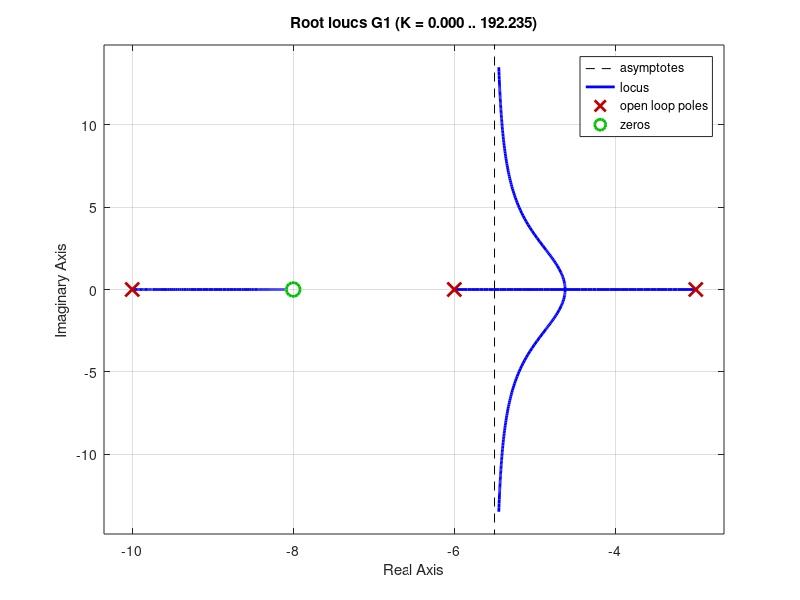
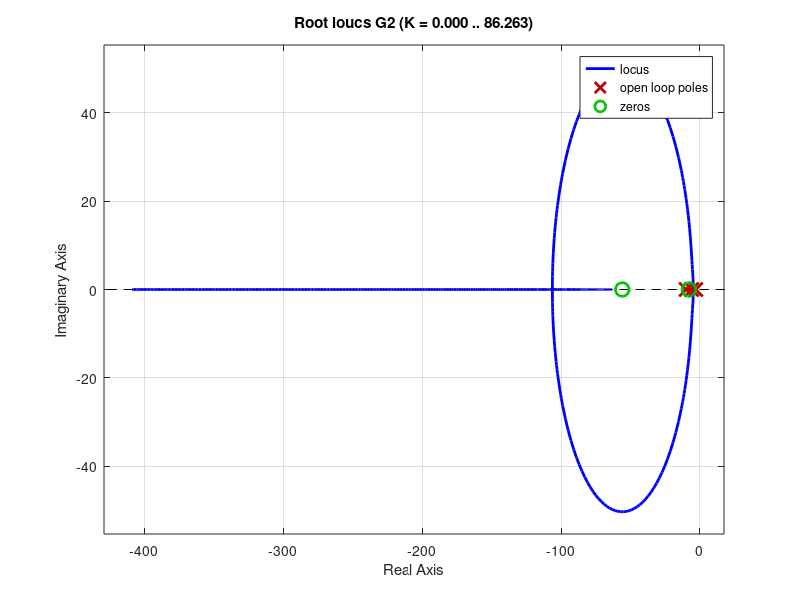
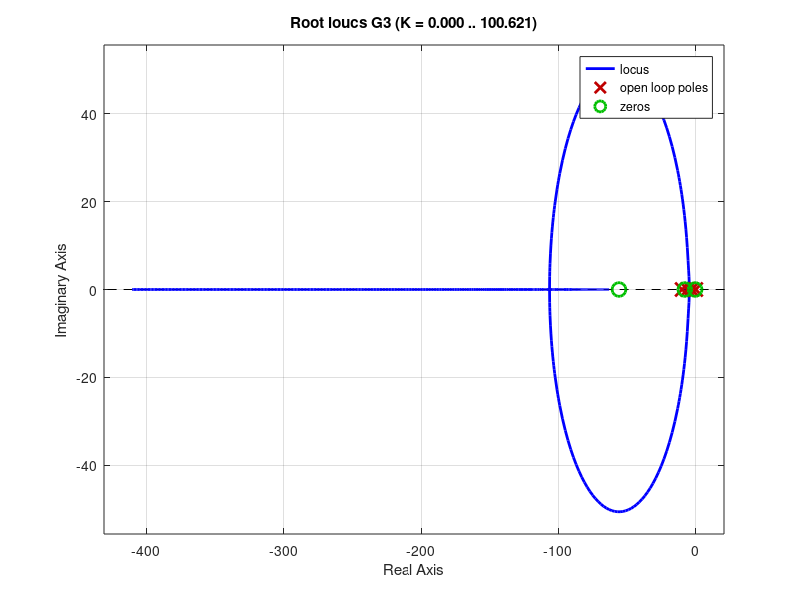
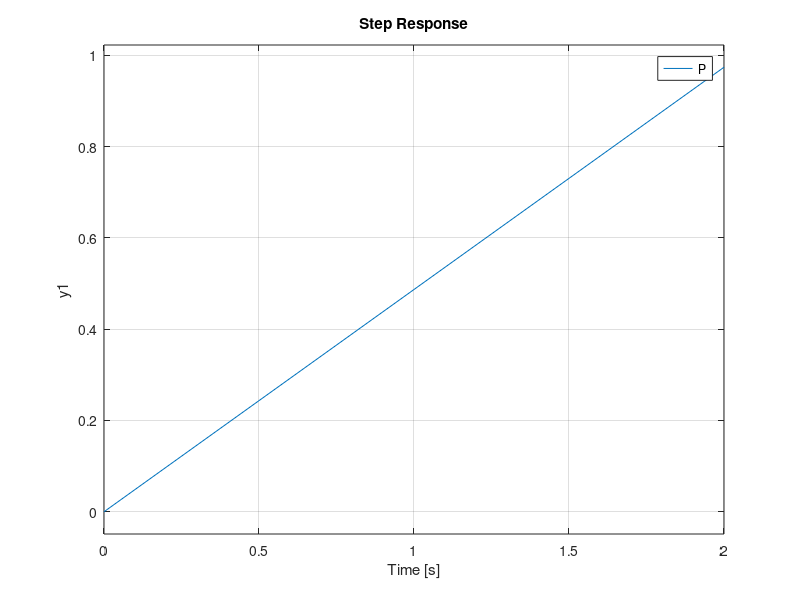

Reproduce these figures in MATLAB, in order.
clc, clear all, close all;

% Root Locus
s=tf('s');
G1=(s+8)/((s+3)*(s+6)*(s+10));
figure(1)
rlocus(G1)

%%
%PD Controller
C_PD = 5.34*(s+55.92);
G2=series(C_PD,G1);
figure(2)
rlocus(G2)

%%
%PID Controller
C_PID = 4.6*(s+55.92)*(s+0.5)/s;
G3=series(C_PID,G1);
figure(3)
rlocus(G3)
%%

% closed loop simulation
T1=feedback(121.5*G1,1,-1);
T2=feedback(G2,1,-1);
T3=feedback(G3,1,-1);
%% Plotting
figure(4)
step(T1,[0,2])
hold on
step(T2,[0,2])
step(T3,[0,2])
legend('P', 'PD', 'PID')
hold off
